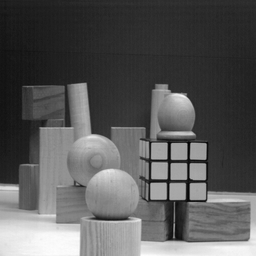
#> input picture proj1-edges-hough/blocks.png, 256 x 256 px, shrunk from 512 x 512 before the run, found by its file name
$ jupyter execute --allow-errors Project1-Edges-Hough.ipynb   (older library calls are emulated)
#> lines starting #> are read from the running program, lines starting #| are printed output that depends on the picture; after the words box and inside, x2 and y2 are one past the last pixel; in counts of white or black regions, pixels touching at a corner belong together
# Proejct 1: Edge Detection/Hough Transform

### What to Submit
Submit this iPython Notebook--containing all your code for the programming exercises below--on [learning suite](https://learningsuite.byu.edu/).

Your notebook file should produce the relevant plots and also provide a short write-up with answers to the questions in parts A-B.

Please also fill in here the time that each part took you:
* A1. Gradient Magnitude: <span style="color:red;">2 hours</span>
* A2. Gradient Orientation: <span style="color:red;">1 hour 30 min</span>
* A3. Laplacian Zero-crossings: <span style="color:red;">1 hour</span>
* A4. Gradient Magnitude + Zero-crossings: <span style="color:red;">1 hour</span>
* B. Hough Transform (Circles):  <span style="color:red;">7 hours</span>

Note that the images referred to and needed for this project are contained in the zip file provided (in the same directory as this notebook file).  <i>Please use the files as though they are in the same directory.  We will drop your notebook file into our folder and run it.</i>

### Programming Exercises
Make sure to read through all of the assignment and plan accordingly.  The first part is relatively easy, but you should allow adequate time for the second part.

The main goal is to investigate edge detection and the Hough transform as discussed in Sections 4.2 and 4.3 of [Szeliski](http://szeliski.org/Book "Computer Vision: Algorithms and Applications").

#### Part A: Edge Detection (32 points)
For each of the following four parts, try out your code first on the <span style="color:orange;">2D_White_Box.png</span> image, then on the more complicated <span style="color:orange;">blocks.png</span> image.

Note: Many of the images will contain negative numbers or numbers larger than 255.  Make sure you approprately scale the output images to display all of the information.  Hint: try mapping negative values to [0,128) and positive values to (128,255].

2D_White_Box.png:

blocks.png:

<br><br><b>A1. Gradient Magnitude</b> - Compute the gradient magnitude image for a grayscale image.  Apply a suitable threshold to find edge points--play with the threshold to find the "best" solution.  How well does this seem to work?  Feel free to use any preprocessing you wish to prior to edge detection.

[cell 1]
# Part 1. Compute the Gradient Magnitude
import numpy as np
from scipy import signal
import matplotlib.pyplot as plt
import cv2

plt.rcParams['figure.figsize'] = [15,8]
plt.rcParams['axes.titlesize'] = '16'
plt.rcParams['axes.titleweight'] = 'bold'

def gradient_magnitude(image, threshold):
    sobelKernelX = np.array([[-1,0,1], [-2,0,2], [-1,0,1]])
    sobelKernelY = np.array([[-1,-2,-1], [0,0,0], [1,2,1]])

    image = cv2.GaussianBlur(image, (5,5), 0)

    outputX = cv2.filter2D(image, cv2.CV_64F, sobelKernelX)
    outputY = cv2.filter2D(image, cv2.CV_64F, sobelKernelY)

    answer = np.sqrt(outputX**2 + outputY**2, dtype='float')

    answer[answer > threshold] = 255
    answer[answer <= threshold] = 0

    return answer

# Show your results on the blocks image
image = cv2.imread('blocks.png', -1)
#> image is the input picture: shape (256, 256); min 2, max 253, mean 88.8
gradientMagnitude = gradient_magnitude(image, 75)
#> in gradient_magnitude, `answer[answer > threshold] = 255`: answer: shape (256, 256) float64; min 0, max 255, mean 42.4
#> in gradient_magnitude, `answer[answer <= threshold] = 0`:
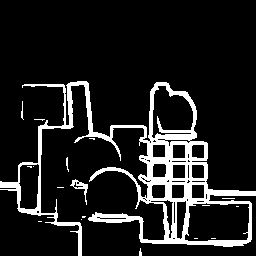
#> answer: shape (256, 256) float64; 12.3% white; 18 white regions (14 under 20 px), largest, box (x1, y1, x2, y2) and area: (0, 81, 256, 256) 7800, (70, 179, 88, 205) 120, (21, 101, 24, 120) 26, (66, 157, 69, 172) 24
plt.imshow(gradientMagnitude, cmap="gray",vmin=0,vmax=255)
plt.title('Gradient Magnitude')

plt.show()


###IF THIS CELL DOESN'T SHOW THE FIRST TIME, RUN IT AGAIN PLEASE, IT SHOWS UP THE SECOND TIME

<br><b>A2. Gradient Orientation</b> - Compute a gradient orientation image for a grayscale image.  Encode the orientations as intensity using any method you wish. (Just make sure to document it.)  Hint: use atan2(), not atan(), to do the angle calculation.

[cell 2]
import numpy as np
from scipy import signal
import matplotlib.pyplot as plt
import cv2
from matplotlib.pyplot import colorbar

# Part 2. Compute the Gradient Orientation
def gradient_orientation(image):
    sobelKernelX = np.array([[-1,0,1], [-2,0,2], [-1,0,1]])
    sobelKernelY = np.array([[-1,-2,-1], [0,0,0], [1,2,1]])

    dx = cv2.filter2D(image, cv2.CV_64F, sobelKernelX)
    dy = cv2.filter2D(image, cv2.CV_64F, sobelKernelY)

    arcTan = np.arctan2(dx, dy)
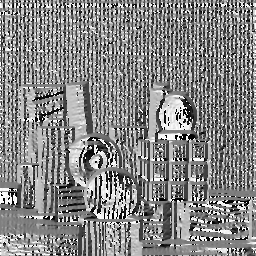
#> arcTan: shape (256, 256) float64; min -3.14, max 3.14, mean 0.158; drawn with min black and max white

    return arcTan

# Show your results on the blocks image
image = cv2.imread('blocks.png', -1)
gradientOrientation = gradient_orientation(image)

img_plot = plt.imshow(gradientOrientation, cmap='gist_rainbow')
plt.colorbar()
plt.title('Gradient Orientation')

plt.show()
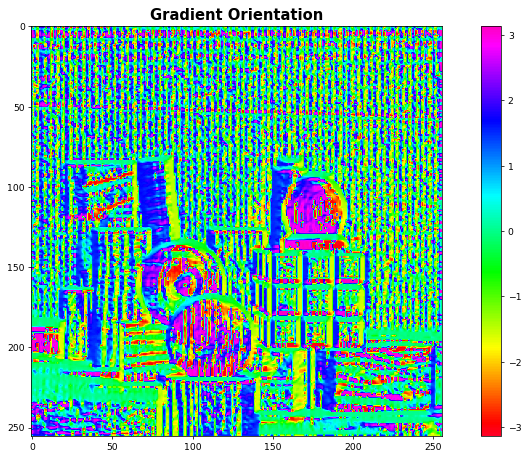
#> figure drawn by matplotlib, 2 panels

<br><b>A3. Laplacian Zero-Crossings</b> - Apply a 3x3 Laplacian kernel to blocks and find the zero crossings.

[cell 3]
import numpy as np
from scipy import signal
import matplotlib.pyplot as plt
import cv2

# Part 3. Find the Zero Crossings
def laplacian_zero_crossings(image):
    laplacian_kernel = np.array([[0,1,0], [1,-4,1], [0,1,0]])

    gaussian = cv2.GaussianBlur(image, (5,5), 0)

    answer = cv2.filter2D(gaussian, cv2.CV_64F, laplacian_kernel)

    answer = np.where(answer > 0, answer*255, 0)

    return answer


# Show the results on blocks image
image = cv2.imread('blocks.png', -1)
lapZeroCrossings = laplacian_zero_crossings(image)
plt.imshow(lapZeroCrossings, cmap="gray")
plt.title('Laplacian Zero Crossings')

plt.show()

<br><b>A4. Combine Gradient Magnitude and Zero-Crossings</b> - Use the gradient magnitude image computed in item 1 to select Laplacian zero-crossings in part 3 that correspond to points with gradients higher than some threshold that you determine.  Adjust your threshold to find the best solution.

[cell 4]
import numpy as np
from scipy import signal
import matplotlib.pyplot as plt
import cv2

# Part 4. Final Solution
def combine(image):
    #Apply a gaussian blur to the image
    gaussian = cv2.GaussianBlur(image, (5,5), 0)

    #Gradient Magnitude
    threshold = 75
    sobelKernelX = np.array([[-1,0,1], [-2,0,2], [-1,0,1]])
    sobelKernelY = np.array([[-1,-2,-1], [0,0,0], [1,2,1]])

    dx = cv2.filter2D(gaussian, cv2.CV_64F, sobelKernelX)
    dy = cv2.filter2D(gaussian, cv2.CV_64F, sobelKernelY)

    gradMag = np.sqrt(dx**2 + dy**2, dtype='float')

    #Laplacian zero crossings
    laplacian_kernel = np.array([[0,1,0], [1,-4,1], [0,1,0]])
    lapLace = cv2.filter2D(gaussian, cv2.CV_64F, laplacian_kernel)

    #choose the gradMag pixel that is above threshold and laplace is > 0
    output = np.where(np.logical_and(gradMag > threshold, lapLace > 0), gradMag, 0)

    return output

# Show the results on blocks image
image = cv2.imread('blocks.png', -1)
combinedImage = combine(image)
plt.imshow(combinedImage, cmap="gray")
plt.title('Combined')

plt.show()

##### Part A: Write-up

<span style="color:red">Please describe your results here and any questions, etc. above.</span>
<br>
<ul>
    <li>A1 - I used 75 as my threshold after applying a gaussian blur to reduce noise, I played around with 90 and 100 before applying the gaussian blur as well. Without the blur, 75 was bringing out grains in the wood and 100 was leaving some edges out of the upper left blocks.</li>
    <li>A2 - I encoded the orientations using "gist rainbow" with cmap='gist_rainbow'. I used it because it brings out all the orientations more than say "viridis" which makes all the orientations look murky green.</li>
    <li>A3 - I applied the laplacian kernel and then saw which pixels were greater than zero which I then amplified making essentailly 255 and everything else 0. </li>
    <li>A4 - I first applied a gaussian blur to the input image. After that I took the gradient magnitude of the image and stored that as one image. Next I took the laplacian kernel and applied it to the gaussian blurred image storing that as well. Next I went through the gradient magnitude image and chose pixels from that image that were greater than a threshold of 75 and whose corresponding pixels in the laplacian image had a value greater than 0. </li>

<br><br><br>
#### Part B: Hough Transform (68 points)
Use the Hough transform to find all of the circular shapes in a color image.  They occur in three (approximate) sizes: 32, 64, and 96 pixels in diameter.  Try it out first on the simple <span style="color:orange;">simplecircle.png</span> image, then on the more complicated <span style="color:orange;">circles.png</span> image.

After finding maxima in the accumulator(s), write out a list of positions and sizes (small, medium, or large) for each circle.  Be aware that for some of the circles the center is outside the image--you should still be able to identify where it is.

Some of the cases are tricky--don't panic if you don't get them all at first. Keep trying to get as many as possible while generatign as few possible false positives (erroneous identifications).

About 40 of the 68 points will be on how many of the circles you can detect (1-2 false positives are okay). To know what you should be shooting for, there are:
* 5 small circles (blue/cyan, light gray, purple clipped on the left, two eyes of the pumpkin).
* 12 medium circles (green one in the top left corner, orange/magenta/pink near top/left, yello, magenta, purple/cyan, medium grey in "target", med blue clipped on the left, red/white/blue on lower right).
* 3 Large circles (black in target, black/dark blue on right, and orange pumpkin).

For the <span style="color:orange;">circles.png</span> file, and each of the 3 diameters, show (1) the accumulation array and (2) the <span style="color:orange;">circles.png</span> with the detected circles outlined.  This would be a total of 6 figures (3 diameters with two plots each).

This will be graded based on how well your method performs and how innovative your solution is. **In the write-up, describe any improvements/optimizations you made from the vanilla Hough transform**.

simplecircle.png:

circles.png:

[cell 5]
import numpy as np
from scipy import signal
import matplotlib.pyplot as plt
import cv2
import math

#radii
SMALL = 16
MEDIUM = 32
LARGE = 48

def advanced_process(image, gray):
    redChannel = image[:,:,0]
    greenChannel = image[:,:,1]
    blueChannel = image[:,:,2]

    redChannel = pre_process(redChannel, True, False)
    greenChannel = pre_process(greenChannel, True, False)
    blueChannel = pre_process(blueChannel, True, False)
    gray = pre_process(gray, True, True)

    return gray + 0.299*redChannel + 0.587*greenChannel + 0.114*blueChannel

def pre_process(image, gaussian, median):
    result = np.zeros((image.shape[0], image.shape[1]), dtype=float)
    result[:] = image
    if gaussian is True:
        result =  cv2.GaussianBlur(result, (5,5), 0)

    if median is True:
        result = signal.medfilt(result, 5)

    return result


def get_y_coordinate(xcenter, ycenter, x, radius):
    y = round(math.sqrt((radius**2) - (x - xcenter)**2) + ycenter)
    return y

def draw_circle(accumulator, xcenter, ycenter, radius):
    #loop through x-radius to x+radius, getting y coordinate and drawing 2 points (up and down),
    #except for the leftmost and rightmost x values, we only draw one for each

    for x in range(xcenter - radius, xcenter + radius + 1):
        #if leftmost or rightmost x point, only draw one point
        if x == (xcenter - radius) or x == (xcenter + radius):
            accumulator[x, ycenter] += 1

        #get the y coordinate, draw a point at (x, y) and (x, ycenter - y)
        else:
            y = get_y_coordinate(xcenter, ycenter, x, radius)
            yNeg = ycenter - (y - ycenter)
            accumulator[x,y] += 1
            accumulator[x,yNeg] += 1


# Part B - Hough Transform - code below
def hough_transform(fileName, radius):
#> called with fileName = 'circles.png', radius = 16
    image = cv2.imread(fileName)
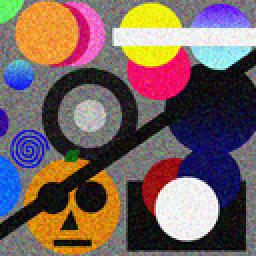
#> input picture proj1-edges-hough/circles.png, 128 x 128 px, shrunk from 256 x 256 before the run, found by its file name (shown 2 times larger)
#> image is the input picture: shape (128, 128, 3); mean B, G, R 95.7, 98.7, 118.9
    gray = cv2.imread(fileName, 0)
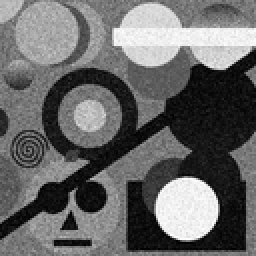
#> gray: shape (128, 128) (shown 2 times larger); min 0, max 255, mean 103.9

    #find edges (also applies gaussian blur)
    edges = gradient_magnitude(gray, 70)
#> call 2 of gradient_magnitude, with threshold = 70
#> in gradient_magnitude (call 2), `outputY = cv2.filter2D(image, cv2.CV_64F, sobelKernelY)`:
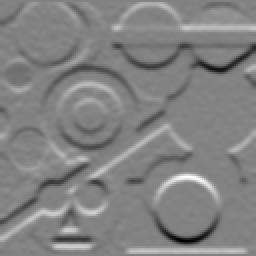
#> outputY: shape (128, 128) float64 (shown 2 times larger); min -591, max 561, mean -0.9; drawn with min black and max white
#> in gradient_magnitude (call 2), `answer[answer <= threshold] = 0`: answer: shape (128, 128) float64; 34.1% white; 23 white regions (13 under 20 px), largest, box (x1, y1, x2, y2) and area: (0, 0, 128, 113) 2829, (0, 61, 128, 127) 2067, (35, 48, 55, 68) 174

    #the accumulator which will keep track of "votes"
    accumulator = np.zeros((image.shape[0] + (2*radius), image.shape[1] + (2*radius)), dtype=int)

    #copy edges into a matrix the same size as accumulator
    edgesBorder = np.zeros((image.shape[0] + (2*radius), image.shape[1] + (2*radius)), dtype=int)
    for col in range(edges.shape[0]):
        for row in range(edges.shape[1]):
            if edges[col,row] == 255:
                edgesBorder[col+radius, row+radius] = 255
#> edgesBorder: shape (160, 160) int64; 21.8% white; 23 white regions (13 under 20 px), largest, box (x1, y1, x2, y2) and area: (16, 16, 144, 129) 2829, (16, 77, 144, 143) 2067, (51, 64, 71, 84) 174

    #go through edgesBorder and wherever there's an edge, draw a circle around it in the accumulator
    for col in range(edgesBorder.shape[0]):
        for row in range(edgesBorder.shape[1]):
            if edgesBorder[col,row] == 255:
                draw_circle(accumulator, col, row, radius)
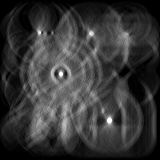
#> accumulator: shape (160, 160) int64; min 0, max 64, mean 14; drawn with min black and max white

    # [11 lines of commented-out code are left out]
    threshold = 0
    minDistance = 0
    if radius == SMALL:
        threshold = 44
        minDistance = 5

    elif radius == MEDIUM:
        threshold = 90
        minDistance = radius

    else:
        threshold = 90
        minDistance = 10

    indices = np.where(accumulator > threshold)
    xs = indices[0]
    ys = indices[1]
    chosenXs = []

    for i in range(len(xs)):

        #check if a similar point hasn't already been plotted
        hasBeenPlotted = False
        for chosen in chosenXs:
            if abs(xs[i] - chosen) < minDistance:
                hasBeenPlotted = True
                break

        if not hasBeenPlotted:
            #plot it and add it to chosenXs
            cv2.circle(image, (ys[i] - radius, xs[i] - radius), radius, (22,250,8), 2)
            chosenXs.append(xs[i])
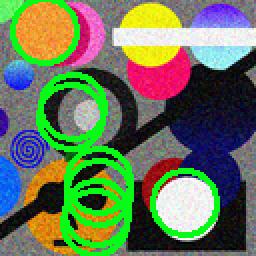
#> image: shape (128, 128, 3) (shown 2 times larger); mean B, G, R 89, 119.3, 103.6

    return accumulator, image


### RUN THIS TO SEE SMALL ###
accumulator, circles = hough_transform('circles.png', SMALL)

plt.subplot(1,2,1)
plt.imshow(accumulator, cmap='gray')
plt.title('Accumulator - small')

# RGB_img = cv2.cvtColor(circles, cv2.COLOR_BGR2RGB)

plt.subplot(1,2,2)
plt.imshow(circles)
plt.title('Circles - small')

plt.show()
#> figure, not shown here; B, G, R data is drawn as R, G, B

##### RUN TO SEE MEDIUM

[cell 6]
### RUN THIS TO SEE MEDIUM ###
accumulator, circles = hough_transform('circles.png', MEDIUM)
#> call 2 of hough_transform, with fileName = 'circles.png', radius = 32
#> after the loop in hough_transform (call 2), `for col in range(edges.shape[0]):`:
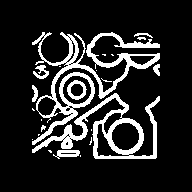
#> edgesBorder: shape (192, 192) int64; 15.2% white; 23 white regions (13 under 20 px), largest, box (x1, y1, x2, y2) and area: (32, 32, 160, 145) 2829, (32, 93, 160, 159) 2067, (67, 80, 87, 100) 174
#> after the loop in hough_transform (call 2), `for col in range(edgesBorder.shape[0]):`:
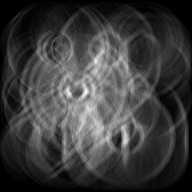
#> accumulator: shape (192, 192) int64; min 0, max 81, mean 19.4; drawn with min black and max white

plt.subplot(1,2,1)
plt.imshow(accumulator, cmap='gray')
plt.title('Accumulator - medium')

plt.subplot(1,2,2)
plt.imshow(circles)
plt.title('Circles - medium')

plt.show()
#> figure, not shown here; B, G, R data is drawn as R, G, B

##### RUN TO SEE LARGE

[cell 7]
### RUN TO SEE LARGE ###

image = cv2.imread('circles.png', -1)
#> (the rest of this cell did not finish here and is left out)
